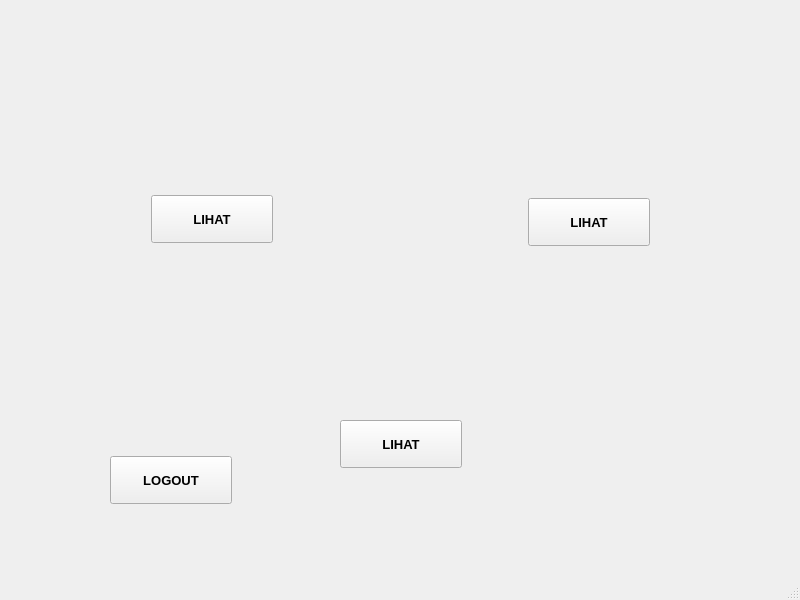
<?xml version="1.0" encoding="UTF-8"?>
<ui version="4.0">
 <class>MainWindow</class>
 <widget class="QMainWindow" name="MainWindow">
  <property name="geometry">
   <rect>
    <x>0</x>
    <y>0</y>
    <width>800</width>
    <height>600</height>
   </rect>
  </property>
  <property name="windowTitle">
   <string>MainWindow</string>
  </property>
  <widget class="QWidget" name="centralwidget">
   <widget class="QLabel" name="label">
    <property name="geometry">
     <rect>
      <x>3</x>
      <y>3</y>
      <width>791</width>
      <height>536</height>
     </rect>
    </property>
    <property name="text">
     <string/>
    </property>
    <property name="pixmap">
     <pixmap>../resourse png/dosen.png</pixmap>
    </property>
    <property name="scaledContents">
     <bool>true</bool>
    </property>
   </widget>
   <widget class="QPushButton" name="btn_logout">
    <property name="geometry">
     <rect>
      <x>110</x>
      <y>456</y>
      <width>122</width>
      <height>48</height>
     </rect>
    </property>
    <property name="font">
     <font>
      <pointsize>10</pointsize>
      <weight>75</weight>
      <bold>true</bold>
     </font>
    </property>
    <property name="text">
     <string>LOGOUT</string>
    </property>
   </widget>
   <widget class="QPushButton" name="btn_lihat_instansi">
    <property name="geometry">
     <rect>
      <x>151</x>
      <y>195</y>
      <width>122</width>
      <height>48</height>
     </rect>
    </property>
    <property name="font">
     <font>
      <pointsize>10</pointsize>
      <weight>75</weight>
      <bold>true</bold>
     </font>
    </property>
    <property name="text">
     <string>LIHAT</string>
    </property>
   </widget>
   <widget class="QPushButton" name="btn_lihat_dosen">
    <property name="geometry">
     <rect>
      <x>528</x>
      <y>198</y>
      <width>122</width>
      <height>48</height>
     </rect>
    </property>
    <property name="font">
     <font>
      <pointsize>10</pointsize>
      <weight>75</weight>
      <bold>true</bold>
     </font>
    </property>
    <property name="text">
     <string>LIHAT</string>
    </property>
   </widget>
   <widget class="QPushButton" name="btn_lihat_mhs">
    <property name="geometry">
     <rect>
      <x>340</x>
      <y>420</y>
      <width>122</width>
      <height>48</height>
     </rect>
    </property>
    <property name="font">
     <font>
      <pointsize>10</pointsize>
      <weight>75</weight>
      <bold>true</bold>
     </font>
    </property>
    <property name="text">
     <string>LIHAT</string>
    </property>
   </widget>
  </widget>
  <widget class="QMenuBar" name="menubar">
   <property name="geometry">
    <rect>
     <x>0</x>
     <y>0</y>
     <width>800</width>
     <height>26</height>
    </rect>
   </property>
  </widget>
  <widget class="QStatusBar" name="statusbar"/>
 </widget>
 <resources/>
 <connections/>
</ui>
